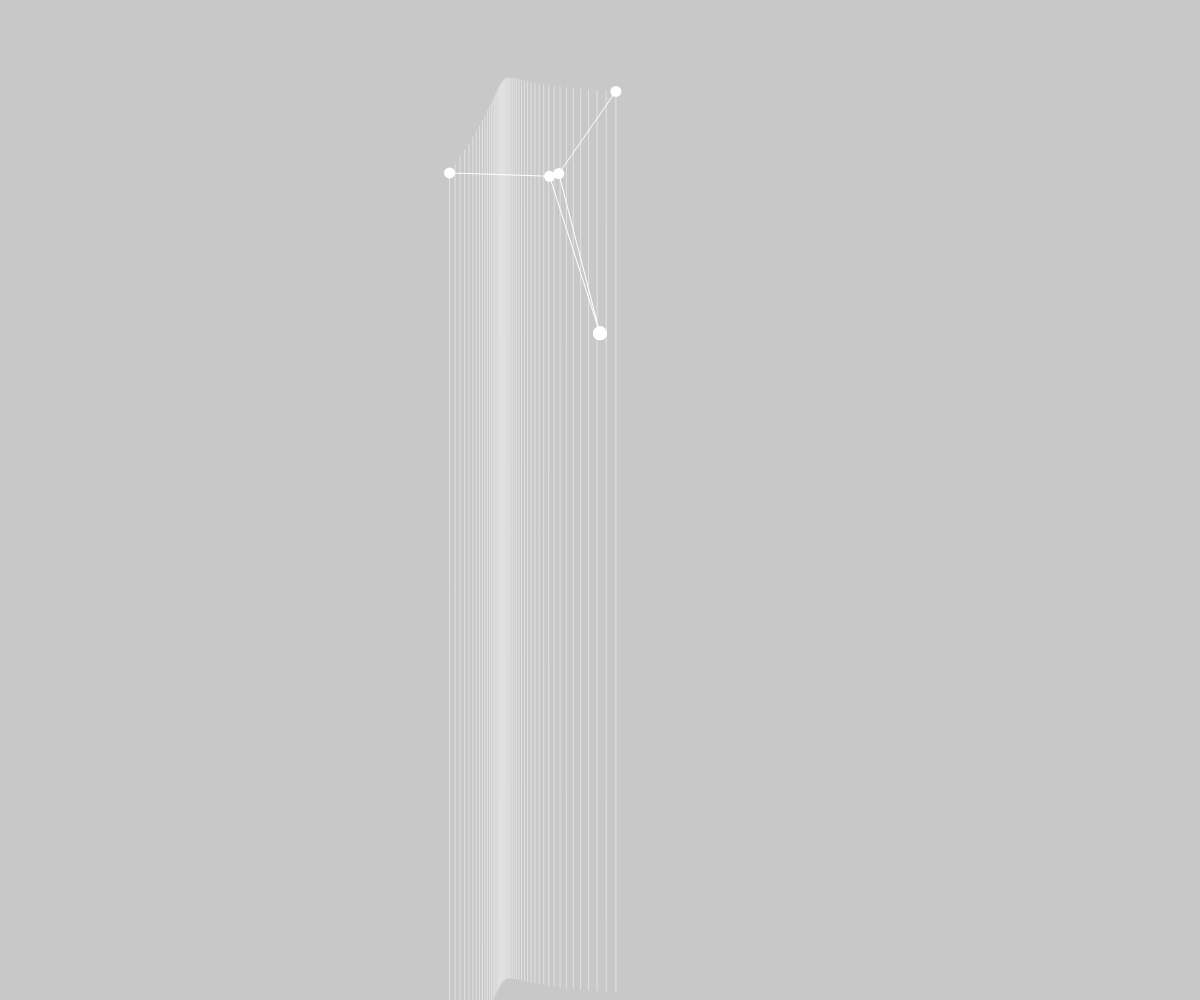
Frame 1 (no input)
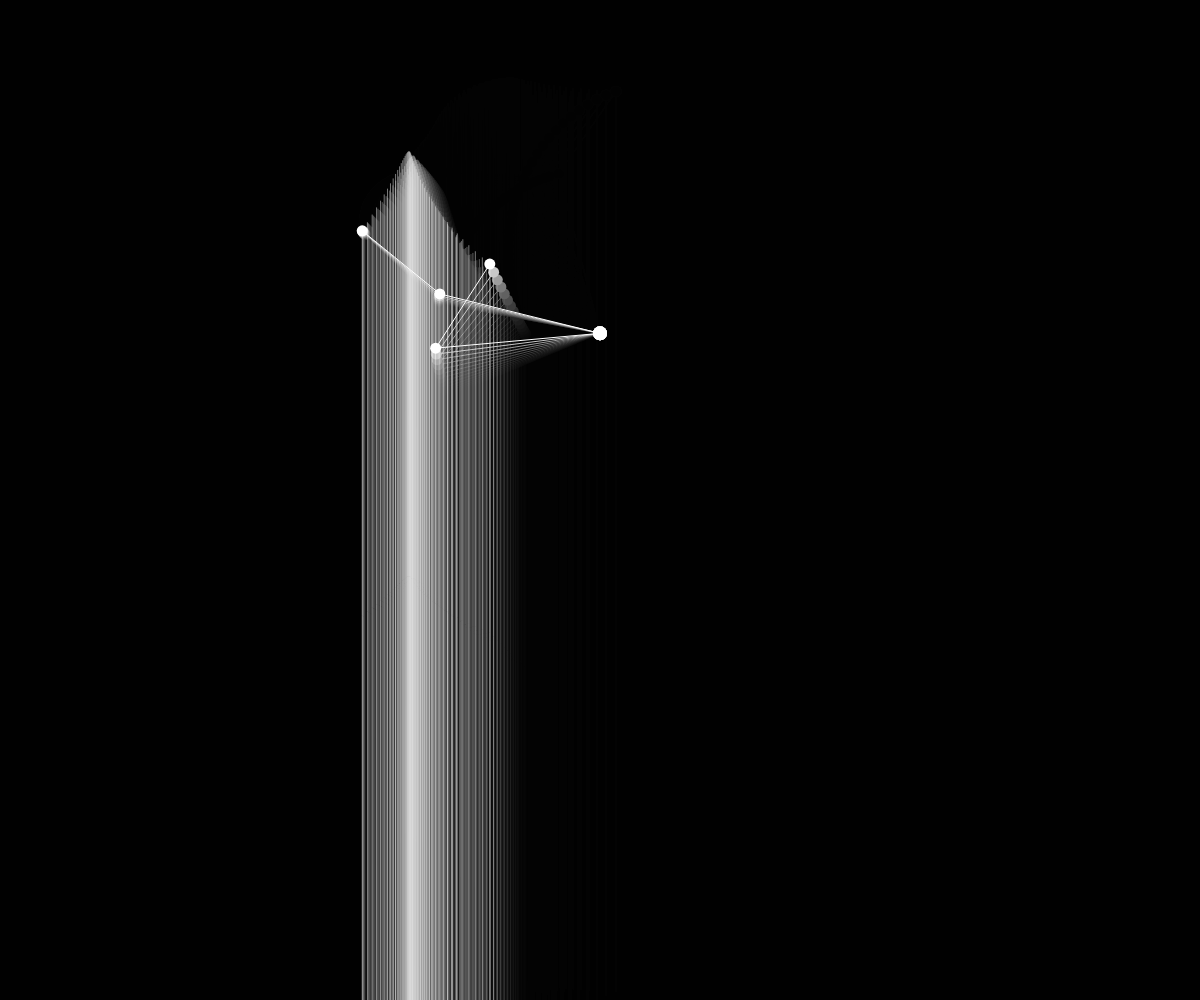
Frame 60 (no input)
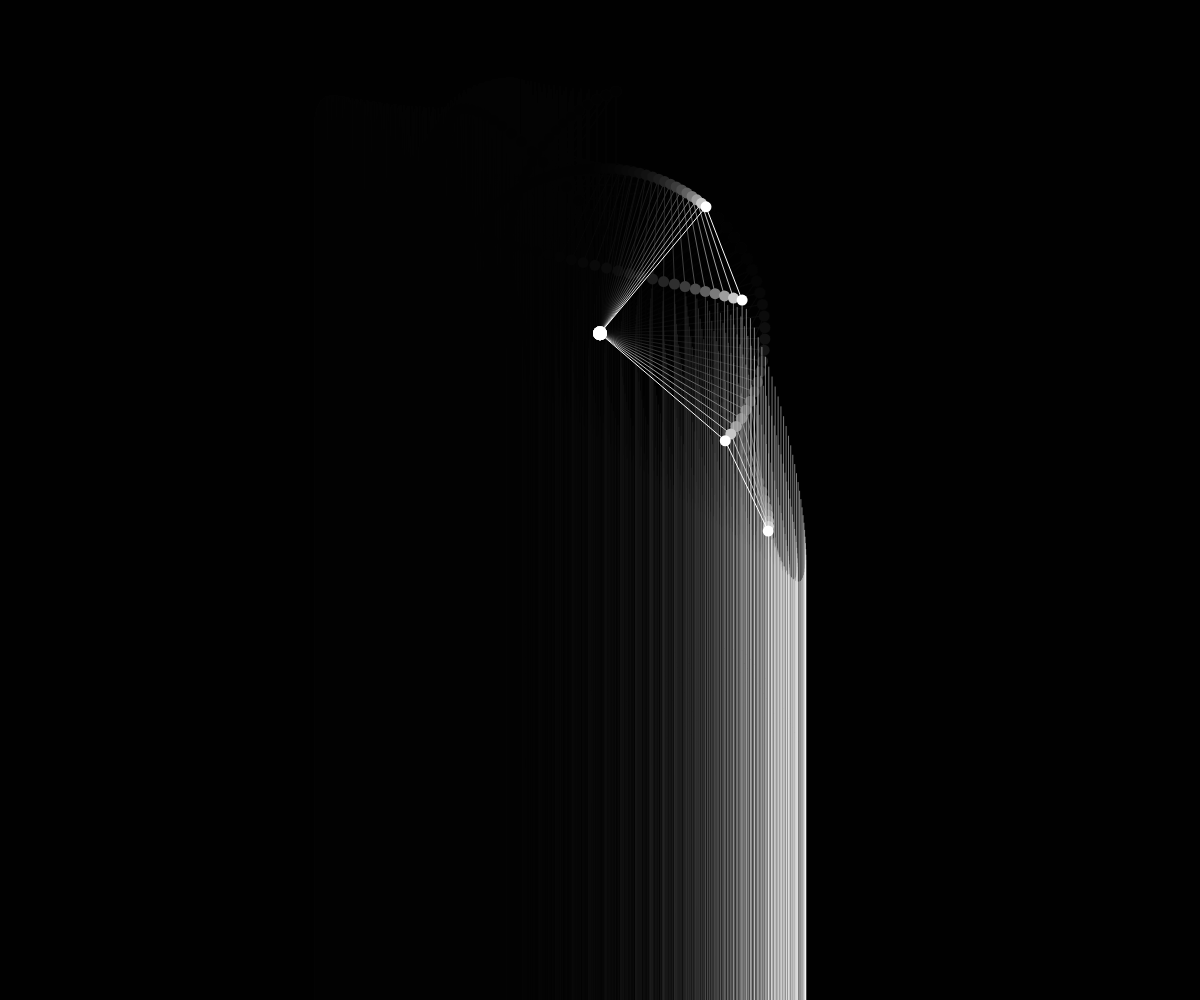
Frame 120 (the mouse pressed at the canvas centre since frame 60)

The p5.js sketch that drew these frames (run headless with seeded random() and noise() and a simulated clock; from frame 60 on, the mouse is pressed at the canvas centre):

// p5.js sketch
// ── sketch.js
function setup() {
  createCanvas(windowWidth, windowHeight);
  noiseDetail(1, 0.2);

  pendules = [
    pendule = new Pendule(0, 0),
    pendule2 = new Pendule(0, 0),
  ]

  time = 0


}

function draw() {
  background(0, 0, 0, 55);

  time += 0.01


  translate(width / 2, height / 3)
  // rotate(PI /4);
  pendules.forEach(p => {
    p.draw()
  })

  // console.log(pendules[0].p2)
  const DIV = .1
  const points = {
    x1: pendules[0].p2.x + (pendules[0].p1.x - pendules[0].p2.x) / DIV,
    y1: pendules[0].p2.y + (pendules[0].p1.y - pendules[0].p2.y) / DIV,
    x2: pendules[1].p2.x,
    y2: pendules[1].p2.y,
    x3: pendules[0].p2.x,
    y3: pendules[0].p2.y,
    x4: pendules[1].p2.x + (pendules[1].p1.x - pendules[1].p2.x) / DIV,
    y4: pendules[1].p2.y + (pendules[1].p1.y - pendules[1].p2.y) / DIV,
  }

  noFill();
  stroke('red');
  //curve(points.x1, points.y1, points.x2, points.y2,
  //  points.x3, points.y3, points.x4, points.y4);

  stroke(255, 255, 255, 120);
  let steps = 50;
  for (let i = 0; i <= steps; i++) {
    let t = i / steps;
    let x = curvePoint(points.x1, points.x2, points.x3, points.x4, t);
    let y = curvePoint(points.y1, points.y2, points.y3, points.y4, t);
    // ellipse(x, y, 5, 5);
    line(x, y, x, y + 900)
  }


}

class Pendule {
  constructor(x, y) {
    this.center = {
      x: x,
      y: y
    }
    this.radius = 100
    this.points = 2
    this.random = Math.random() * 10000
  }
  draw() {
    // Point 0
    const {
      x,
      y
    } = this.center


    // Point 1
    const noiseA = noise(time + this.random) * Math.PI * 5
    const x1 = x + Math.cos(noiseA) * this.radius * 1.65
    const y1 = y + Math.sin(noiseA) * this.radius * 1.65
    this.p1 = {
      x: x1,
      y: y1
    }

    // Point 2
    const noiseB = noise(time + 8000 + this.random) * Math.PI * 5
    const x2 = x1 + Math.cos(noiseB) * this.radius
    const y2 = y1 + Math.sin(noiseB) * this.radius
    this.p2 = {
      x: x2,
      y: y2
    }

    // Points
    fill('white');
    noStroke();
    circle(x, y, 14)
    circle(x1, y1, 11)
    circle(x2, y2, 11)

    // Lines
    noFill();
    stroke('white');
    line(x, y, x1, y1)
    line(x1, y1, x2, y2)
  }
}
